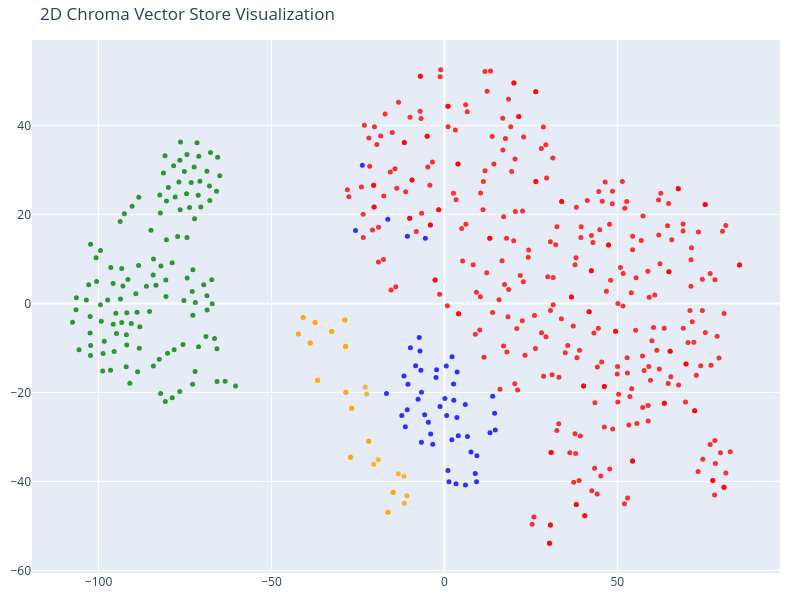

The code cell stored with this chart in its notebook:
### Code cell
# We humans find it easier to visalize things in 2D!
# Reduce the dimensionality of the vectors to 2D using t-SNE
# (t-distributed stochastic neighbor embedding)

tsne = TSNE(n_components=2, random_state=42)
reduced_vectors = tsne.fit_transform(vectors)

# Create the 2D scatter plot
fig = go.Figure(data=[go.Scatter(
    x=reduced_vectors[:, 0],
    y=reduced_vectors[:, 1],
    mode='markers',
    marker=dict(size=5, color=colors, opacity=0.8),
    text=[f"Type: {t}<br>Text: {d[:100]}..." for t, d in zip(doc_types, documents)],
    hoverinfo='text'
)])

fig.update_layout(title='2D Chroma Vector Store Visualization',
    scene=dict(xaxis_title='x',yaxis_title='y'),
    width=800,
    height=600,
    margin=dict(r=20, b=10, l=10, t=40)
)

fig.show()

### Figure 1 — Plotly figure (JSON) as saved in the notebook; plotly's stock layout.template omitted (floating-point values rounded to 4 significant figures; data arrays with more than 128 entries replaced by an {"elided": "..."} marker saying what was removed)
{"data": [{"hoverinfo": "text", "marker": {"color": {"elided": "533 str values"}, "opacity": 0.8, "size": 5}, "mode": "markers", "text": {"elided": "533 str values"}, "type": "scatter", "x": {"elided": "533 float values"}, "y": {"elided": "533 float values"}}], "layout": {"height": 600, "margin": {"b": 10, "l": 10, "r": 20, "t": 40}, "scene": {"xaxis": {"title": {"text": "x"}}, "yaxis": {"title": {"text": "y"}}}, "title": {"text": "2D Chroma Vector Store Visualization"}, "width": 800}}
